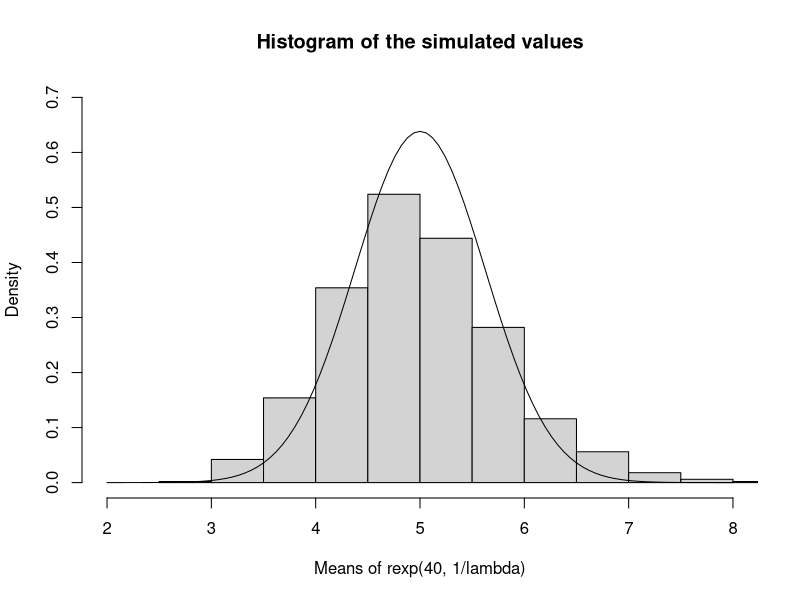
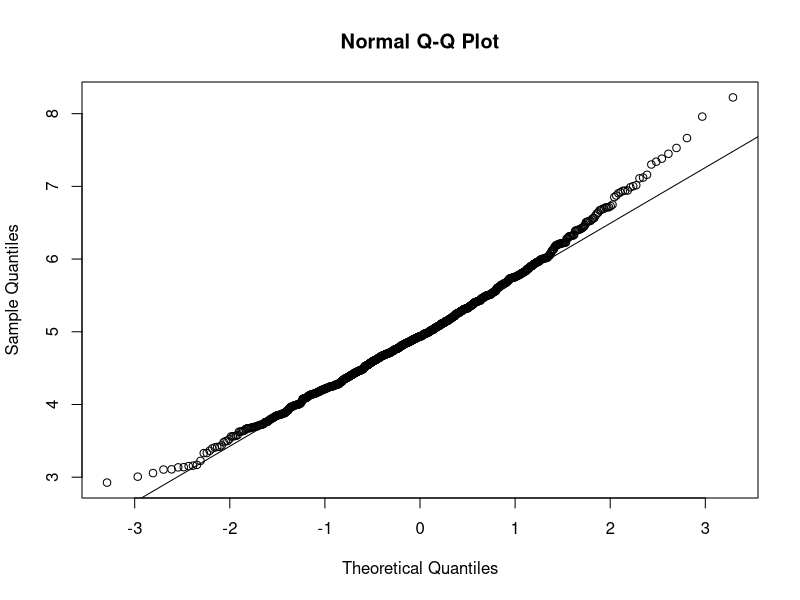

R code for these plots, in order:
## ---- chunk 1
knitr::opts_chunk$set(echo = TRUE)
require(knitr)
require(ggplot2)
## ---- chunk 2
# Since we are using random numbers, we should set the seed value for reproducability.
set.seed(42)

# Lambda should be 0.2 for all simulations.
lambda <- 0.2

# The number of exponentials to average.
size <- 40

# The number of simulations to perform.
nrSimulations <- 1000

# The simulated means.
means <- replicate(nrSimulations, mean(rexp(size, lambda)))

# The simulated standard deviations.
vars <- replicate(nrSimulations, sd(rexp(size, lambda)))

# Print it nicely with kable.
Statistic <- c("Mean","Std. Deviation")
Sample <- c(round(mean(means),2),round(mean(vars),2))
Theoretical <- c(1/lambda, 1/lambda)
theTable <- data.frame(Statistic,Sample,Theoretical)
rownames(theTable) <- NULL
kable(theTable)

## ---- chunk 3
hist(means, freq=FALSE, xlim= 5 +c(-3, 3), ylim = c(0, 0.7), xlab = "Means of rexp(40, 1/lambda)", main = "Histogram of the simulated values")
curve(dnorm(x, mean = 5, sd = 25/40), add = TRUE)
## ---- chunk 4
qqnorm(means)
qqline(means)
